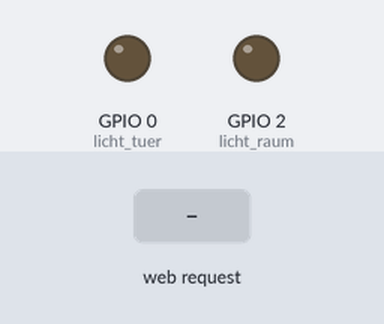
Simulated run of this sketch. Board: ESP8266 (NodeMCU). Parts: output pins drawn as LEDs (lit = HIGH). The test bench sets the inputs (shaded band). WiFi joins after 1.5 s; servers stay silent unless stated; what the sketch prints to the serial monitor is not drawn.

Above: at 2.7 s.
2.8 s: HTTP request GET /both_on_ received
At 4.5 s:
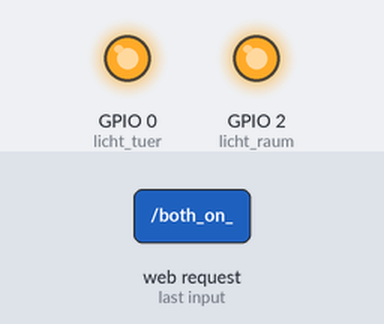
5.3 s: HTTP request GET /raum_off received
At 7.5 s:
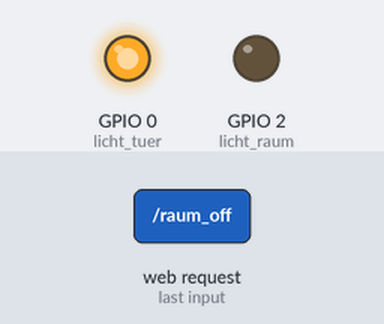
7.8 s: HTTP request GET /both_off received
At 9.5 s:
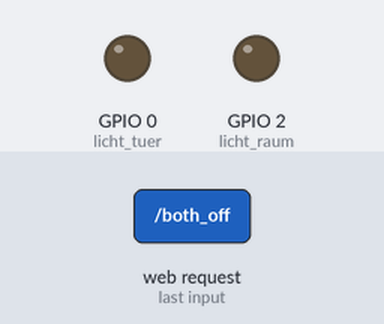
10.3 s: HTTP request GET /raum_on_ received
At 12.6 s:
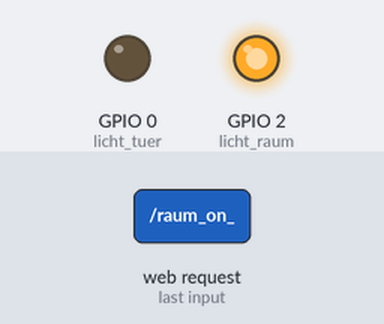
Timing chart, 0 to 13.8 s (numbered marks = the images above; inputs shaded):
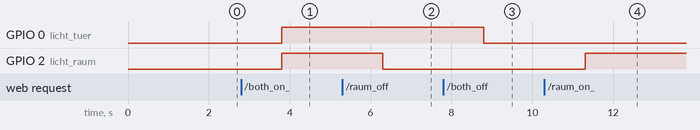

Measured:
- after the input at 2.8 s, GPIO 0 (licht_tuer), GPIO 2 (licht_raum): LOW → HIGH after 1.0 s
- after the input at 5.3 s, GPIO 2 (licht_raum): HIGH → LOW after 1.0 s
- after the input at 7.8 s, GPIO 0 (licht_tuer): HIGH → LOW after 1.0 s
- after the input at 10.3 s, GPIO 2 (licht_raum): LOW → HIGH after 1.0 s

The sketch:

Lichtsteuerung_by_Webserver.ino
```cpp
#include <ESP8266WiFi.h>

const char* ssid = "SSid";
const char* password = "Password";

int licht_tuer = 0; // GPIO0
int licht_raum = 2; // GPIO2

WiFiServer server(80);

void setup() {
  Serial.begin(9600);
  delay(10);


  pinMode(licht_tuer, OUTPUT);
  digitalWrite(licht_tuer, LOW);
  pinMode(licht_raum, OUTPUT);
  digitalWrite(licht_raum, LOW);

  // Connect to WiFi network
  Serial.println();
  Serial.println();
  Serial.print("Connecting to ");
  Serial.println(ssid);

  WiFi.begin(ssid, password);

  while (WiFi.status() != WL_CONNECTED) {
    delay(500);
    Serial.print(".");
  }
  Serial.println("");
  Serial.println("WiFi connected");

  // Start the server
  server.begin();
  Serial.println("Server started");

  // Print the IP address
  Serial.print("Use this URL to connect: ");
  Serial.print("http://");
  Serial.print(WiFi.localIP());
  Serial.println("/");

}

void loop() {
  // Check if a client has connected
  WiFiClient client = server.available();
  if (!client) {
    return;
  }

  // Wait until the client sends some data
  Serial.println("new client");
  while(!client.available()){
    delay(1);
  }

  // Read the first line of the request
  String request = client.readStringUntil('#');
  Serial.println(request);
  client.flush();

  // Match the request

  if(request.indexOf("both_on_") != -1){
    digitalWrite(licht_raum, HIGH);
    digitalWrite(licht_tuer, HIGH);
  }
  if(request.indexOf("both_off") != -1){
    digitalWrite(licht_tuer, LOW);
    digitalWrite(licht_raum, LOW);
  }
  if(request.indexOf("raum_on_") != -1){
    digitalWrite(licht_raum, HIGH);
  }
  if(request.indexOf("raum_off") != -1){
    digitalWrite(licht_raum, LOW);
  }
  if(request.indexOf("tuer_on_") != -1){
    digitalWrite(licht_tuer, HIGH);
  }
  if(request.indexOf("tuer_off") != -1){
    digitalWrite(licht_tuer, LOW);
  }

  delay(1);
  Serial.println("Client disonnected");
  Serial.println("");

}
```
